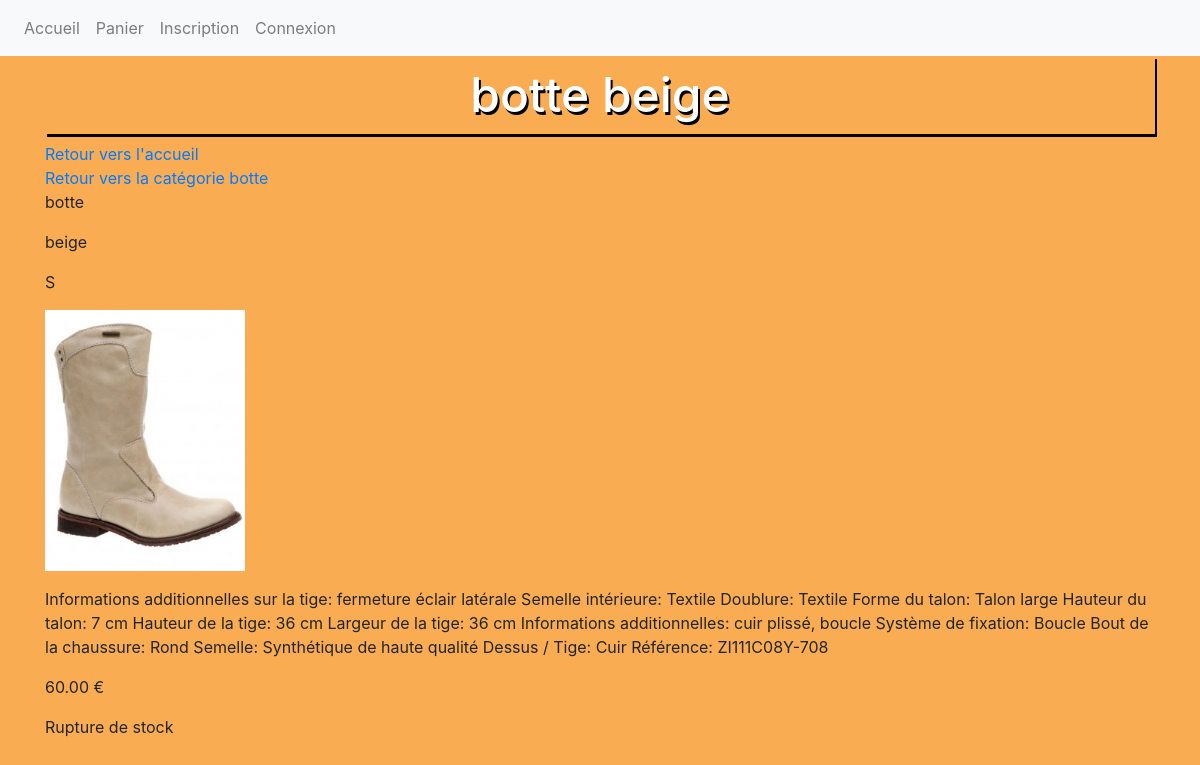
Page /fiche_produit.php?id_produit=1 on the committed database.
### tables this page shows
CREATE TABLE produit (
  id_produit int(5) NOT NULL AUTO_INCREMENT,
  reference int(15) NOT NULL,
  categorie varchar(70) NOT NULL,
  titre varchar(150) NOT NULL,
  description text NOT NULL,
  couleur varchar(10) NOT NULL,
  taille varchar(2) NOT NULL,
  sexe enum('m','f') NOT NULL,
  photo varchar(250) NOT NULL,
  prix double(7,2) NOT NULL,
  stock int(4) NOT NULL,
  PRIMARY KEY (id_produit),
  UNIQUE KEY reference (reference)
);

### inc/fonction.inc.php (called while the page is built, shortened)
<?php
function execute_requete( $req ){
    global $pdo;
    $pdostatement = $pdo->query( $req );
    return $pdostatement;
}

### inc/init.inc.php (called while the page is built, shortened)
<?php
$pdo = new PDO('mysql:host=localhost;dbname=boutique', 'root', '', array( PDO::ATTR_ERRMODE=>PDO::ERRMODE_WARNING, PDO::MYSQL_ATTR_INIT_COMMAND=>"SET NAMES UTF8" ) );
$content = '';
require_once 'fonction.inc.php';

### fiche_produit.php (the view, shortened to what this page needs)
<?php require_once "inc/header.inc.php"; ?>
<?php
if( isset($_GET['id_produit']) ){
    $r = execute_requete(" SELECT * FROM produit WHERE id_produit = '$_GET[id_produit]' ");
}
else{
    header('location:boutique.php');
    exit();
}
$produit = $r->fetch(PDO::FETCH_ASSOC);
$content .= '<a href="boutique.php">Retour vers l\'accueil</a><br>';
$content .= "<a href='boutique.php?categorie=$produit[categorie]'>Retour vers la catégorie $produit[categorie] </a><br>";
$content .=  "<p>$produit[categorie]</p>";
$content .=  "<p>$produit[couleur]</p>";
$content .=  "<p>$produit[taille]</p>";
$content .= "<p><img src='$produit[photo]' width='200' ></p>";
$content .=  "<p>$produit[description]</p>";
$content .=  "<p>$produit[prix] €</p>";
if( $produit['stock'] > 0 ){
    $content .= "Nombre de produits disponibles : $produit[stock] <br><br> ";
    $content .= "<form method='post' action='panier.php' >";
        $content .= "<label>Quantité</label><br>";
        $content .= '<select name="quantite">';
            for( $i = 1; $i <= $produit['stock']; $i++){
                $content .= "<option> $i </option>";
            }
        $content .= '</select><br><br>';
        $content .= '<input type="hidden" name="id_produit" value="'.$produit['id_produit'].'">';
        $content .= "<input type='submit' name='ajout_panier' value='Ajouter au panier' class='btn btn-secondary' >";
    $content .= '</form>';
}
else{
    $content .= "<p>Rupture de stock</p>";
}
?>
<h1><?= $produit['titre'] ?></h1>
<?= $content ?>
<?php require_once "inc/footer.inc.php"; ?>

### assets/css/styles.css (style rules this page uses)
body { background-color: rgba(248, 142, 20, 0.733) !important; width: 100% !important; height: 100% !important; }
h1 { text-align: center !important; font-size: 3rem !important; padding: 10px; box-shadow: 2px 3px 0px black; text-shadow: 2px 3px 0px black; color: white; }

### rows in the picture
produit: titre "botte beige", categorie "botte", couleur "beige", taille "S", photo (picture), description "Informations additionnelles sur la tige: fermeture éclair latérale Semelle intérieure: Textile Doublure: Textile Forme du talon: Talon large Hauteur du talon: 7 cm Hauteur de la tige: 36 cm Largeur de la tige: 36 cm Informations additionnelles: cuir plissé, boucle Système de fixation: Boucle Bout de la chaussure: Rond Semelle: Synthétique de haute qualité Dessus / Tige: Cuir Référence: ZI111C08Y-708", prix "60.00"
